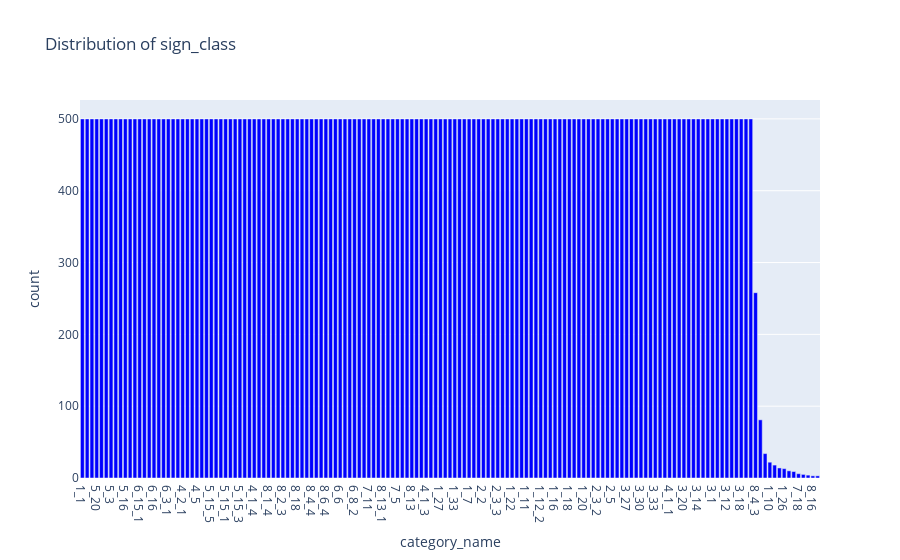

The notebook cell saved with this chart:
### Code cell
grouped_data = df_result.groupby('category_name').size().reset_index(name='count')
grouped_data = grouped_data.sort_values(by='count', ascending=False)
fig = px.bar(grouped_data, x='category_name' ,y ='count', 
             labels={'category_name': 'category_name'}, color_discrete_sequence=['blue'], 
             title=f'Distribution of sign_class')
fig.show()

### Figure 1 — Plotly figure (JSON) as saved in the notebook; plotly's stock layout.template omitted (floating-point values rounded to 4 significant figures; data arrays with more than 128 entries replaced by an {"elided": "..."} marker saying what was removed)
{"data": [{"alignmentgroup": "True", "hovertemplate": "category_name=%{x}<br>count=%{y}<extra></extra>", "legendgroup": "", "marker": {"color": "blue", "pattern": {"shape": ""}}, "name": "", "offsetgroup": "", "orientation": "v", "showlegend": false, "textposition": "auto", "type": "bar", "x": {"elided": "155 str values"}, "xaxis": "x", "y": {"elided": "155 int values"}, "yaxis": "y"}], "layout": {"barmode": "relative", "legend": {"tracegroupgap": 0}, "title": {"text": "Distribution of sign_class"}, "xaxis": {"anchor": "y", "domain": [0, 1], "title": {"text": "category_name"}}, "yaxis": {"anchor": "x", "domain": [0, 1], "title": {"text": "count"}}}}
